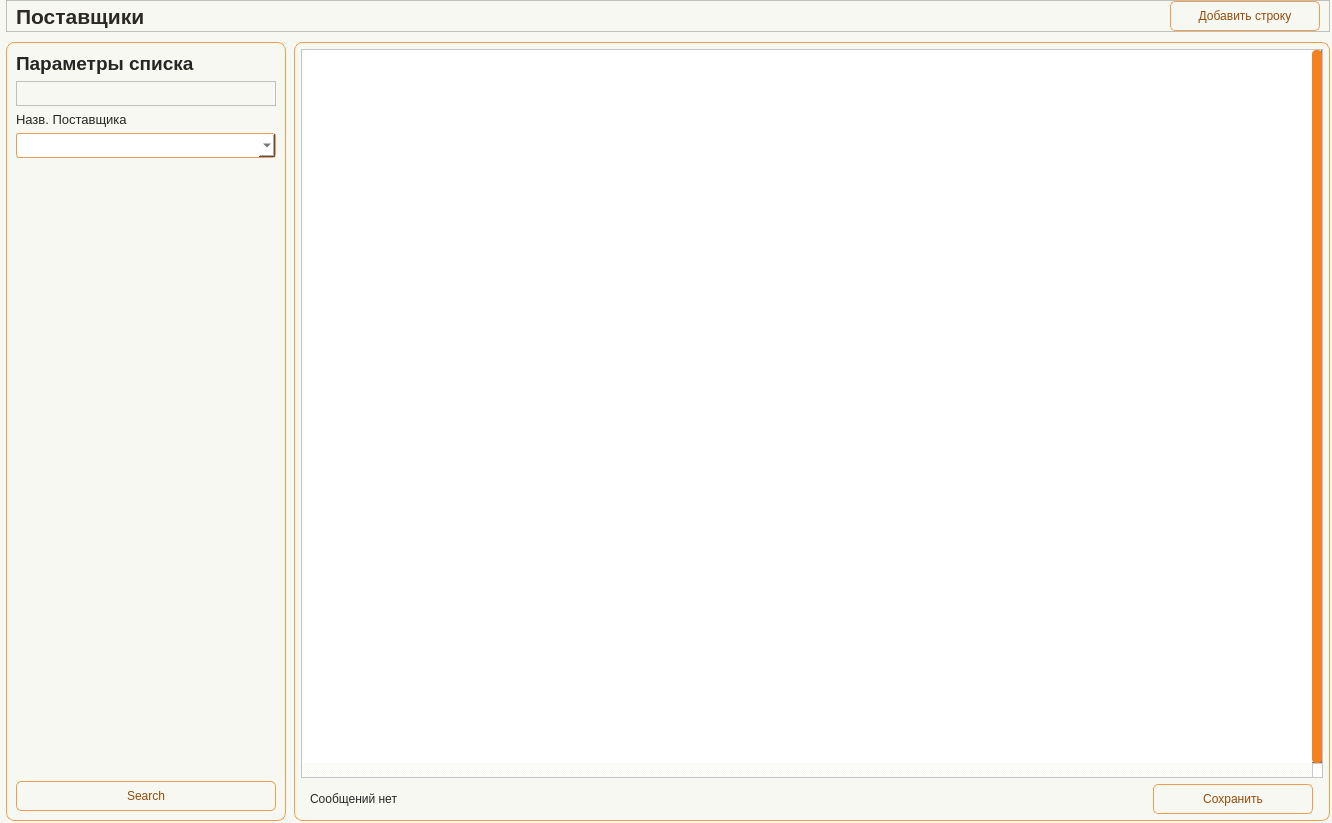
<?xml version="1.0" encoding="UTF-8"?>
<ui version="4.0">
 <class>Form</class>
 <widget class="QWidget" name="Form">
  <property name="geometry">
   <rect>
    <x>0</x>
    <y>0</y>
    <width>1332</width>
    <height>823</height>
   </rect>
  </property>
  <property name="minimumSize">
   <size>
    <width>930</width>
    <height>650</height>
   </size>
  </property>
  <property name="windowTitle">
   <string>Form</string>
  </property>
  <property name="styleSheet">
   <string notr="true">/* ===== BASE PREVIEW STYLE FOR DESIGNER ===== */

QWidget {
    background-color: #f8f8f2;
    color: #262626;
    font: 10pt &quot;Tahoma&quot;;
}

/* ===== LABELS ===== */

QLabel {
    color: #262626;
}

#Title_label {
    font: 16pt &quot;Tahoma&quot;;
    font-weight: 700;
    color: #2D2A26;
}

QLabel#label_filter_title {
    font: 14pt &quot;Tahoma&quot;;
    font-weight: 700;
}

/* ===== INPUTS ===== */

QLineEdit, QComboBox, QDateEdit {
    border: 1px solid #f09d54;
    border-radius: 3px;
    padding: 2px;
    background-color: #ffffff;
    color: #262626;
}

/* ===== BUTTONS ===== */

QPushButton {
    border: 1px solid #f09d54;
    border-radius: 5px;
    background-color: #f8f8f2;
    color: #964b09;
    padding: 4px;
}

/* ===== TABLE ===== */

QTableWidget {
    background-color: #ffffff;
    gridline-color: #f28223;
    selection-background-color: #f5d3b5;
    selection-color: #262626;
}

QHeaderView::section {
    background-color: #f5d3b5;
    border: 1px solid #f28223;
    padding: 3px;
}

/* ===== FRAMES ===== */

QFrame#frame_LeftPanel, 
QFrame#frame_RightPanel {
    border: 1px solid #f28223;
    border-radius: 5px;
}

/* ===== SCROLL ===== */

QScrollBar:vertical {
    background: #f8f8f2;
    width: 10px;
}

QScrollBar::handle:vertical {
    background: #f28223;
    border-radius: 4px;
}</string>
  </property>
  <layout class="QHBoxLayout" name="horizontalLayout">
   <property name="leftMargin">
    <number>0</number>
   </property>
   <property name="topMargin">
    <number>0</number>
   </property>
   <property name="rightMargin">
    <number>0</number>
   </property>
   <property name="bottomMargin">
    <number>0</number>
   </property>
   <item>
    <widget class="QWidget" name="widget" native="true">
     <layout class="QVBoxLayout" name="verticalLayout">
      <property name="spacing">
       <number>10</number>
      </property>
      <property name="leftMargin">
       <number>6</number>
      </property>
      <property name="topMargin">
       <number>0</number>
      </property>
      <property name="rightMargin">
       <number>2</number>
      </property>
      <property name="bottomMargin">
       <number>2</number>
      </property>
      <item>
       <widget class="QFrame" name="frame_2">
        <property name="minimumSize">
         <size>
          <width>0</width>
          <height>32</height>
         </size>
        </property>
        <property name="maximumSize">
         <size>
          <width>16777215</width>
          <height>32</height>
         </size>
        </property>
        <property name="frameShape">
         <enum>QFrame::Shape::StyledPanel</enum>
        </property>
        <property name="frameShadow">
         <enum>QFrame::Shadow::Raised</enum>
        </property>
        <layout class="QHBoxLayout" name="horizontalLayout_2">
         <property name="spacing">
          <number>0</number>
         </property>
         <property name="topMargin">
          <number>0</number>
         </property>
         <property name="rightMargin">
          <number>9</number>
         </property>
         <property name="bottomMargin">
          <number>0</number>
         </property>
         <item>
          <widget class="QLabel" name="Title_label">
           <property name="minimumSize">
            <size>
             <width>0</width>
             <height>30</height>
            </size>
           </property>
           <property name="maximumSize">
            <size>
             <width>16777215</width>
             <height>30</height>
            </size>
           </property>
           <property name="font">
            <font>
             <family>Tahoma</family>
             <pointsize>16</pointsize>
             <italic>false</italic>
             <bold>true</bold>
            </font>
           </property>
           <property name="layoutDirection">
            <enum>Qt::LayoutDirection::LeftToRight</enum>
           </property>
           <property name="text">
            <string>Поставщики</string>
           </property>
          </widget>
         </item>
         <item>
          <spacer name="horizontalSpacer_top">
           <property name="orientation">
            <enum>Qt::Orientation::Horizontal</enum>
           </property>
           <property name="sizeHint" stdset="0">
            <size>
             <width>1011</width>
             <height>25</height>
            </size>
           </property>
          </spacer>
         </item>
         <item>
          <widget class="QPushButton" name="btn_AddLine">
           <property name="minimumSize">
            <size>
             <width>150</width>
             <height>30</height>
            </size>
           </property>
           <property name="maximumSize">
            <size>
             <width>150</width>
             <height>30</height>
            </size>
           </property>
           <property name="text">
            <string>Добавить строку</string>
           </property>
           <property name="icon">
            <iconset resource="../resource.qrc">
             <normaloff>:/icon/icon/plus-circle — копия — копия.svg</normaloff>:/icon/icon/plus-circle — копия — копия.svg</iconset>
           </property>
          </widget>
         </item>
        </layout>
       </widget>
      </item>
      <item>
       <widget class="QFrame" name="frame_Content">
        <property name="frameShape">
         <enum>QFrame::Shape::NoFrame</enum>
        </property>
        <property name="frameShadow">
         <enum>QFrame::Shadow::Plain</enum>
        </property>
        <layout class="QHBoxLayout" name="horizontalLayout_content">
         <property name="spacing">
          <number>8</number>
         </property>
         <property name="leftMargin">
          <number>0</number>
         </property>
         <property name="topMargin">
          <number>0</number>
         </property>
         <property name="rightMargin">
          <number>0</number>
         </property>
         <property name="bottomMargin">
          <number>0</number>
         </property>
         <item>
          <widget class="QFrame" name="frame_LeftPanel">
           <property name="minimumSize">
            <size>
             <width>280</width>
             <height>0</height>
            </size>
           </property>
           <property name="maximumSize">
            <size>
             <width>300</width>
             <height>16777215</height>
            </size>
           </property>
           <property name="styleSheet">
            <string notr="true">#frame_LeftPanel {border: 1px solid #f09d54; border-radius: 8px;}</string>
           </property>
           <property name="frameShape">
            <enum>QFrame::Shape::StyledPanel</enum>
           </property>
           <property name="frameShadow">
            <enum>QFrame::Shadow::Raised</enum>
           </property>
           <layout class="QVBoxLayout" name="verticalLayout_left">
            <item>
             <widget class="QLabel" name="label_filter_title">
              <property name="font">
               <font>
                <family>Tahoma</family>
                <pointsize>14</pointsize>
                <italic>false</italic>
                <bold>true</bold>
               </font>
              </property>
              <property name="text">
               <string>Параметры списка</string>
              </property>
             </widget>
            </item>
            <item>
             <widget class="QFrame" name="frame">
              <property name="minimumSize">
               <size>
                <width>0</width>
                <height>25</height>
               </size>
              </property>
              <property name="maximumSize">
               <size>
                <width>16777215</width>
                <height>25</height>
               </size>
              </property>
              <property name="frameShape">
               <enum>QFrame::Shape::StyledPanel</enum>
              </property>
              <property name="frameShadow">
               <enum>QFrame::Shadow::Raised</enum>
              </property>
             </widget>
            </item>
            <item>
             <widget class="QLabel" name="label_3">
              <property name="font">
               <font>
                <family>Tahoma</family>
                <pointsize>10</pointsize>
                <italic>false</italic>
                <bold>false</bold>
               </font>
              </property>
              <property name="text">
               <string>Назв. Поставщика</string>
              </property>
             </widget>
            </item>
            <item>
             <widget class="QComboBox" name="line_Suppl1">
              <property name="minimumSize">
               <size>
                <width>0</width>
                <height>25</height>
               </size>
              </property>
              <property name="maximumSize">
               <size>
                <width>16777215</width>
                <height>25</height>
               </size>
              </property>
             </widget>
            </item>
            <item>
             <spacer name="verticalSpacer_filters">
              <property name="orientation">
               <enum>Qt::Orientation::Vertical</enum>
              </property>
              <property name="sizeHint" stdset="0">
               <size>
                <width>20</width>
                <height>550</height>
               </size>
              </property>
             </spacer>
            </item>
            <item>
             <widget class="QPushButton" name="btn_Search">
              <property name="minimumSize">
               <size>
                <width>0</width>
                <height>30</height>
               </size>
              </property>
              <property name="maximumSize">
               <size>
                <width>16777215</width>
                <height>30</height>
               </size>
              </property>
              <property name="text">
               <string>Search</string>
              </property>
              <property name="icon">
               <iconset resource="../resource.qrc">
                <normaloff>:/icon/icon/search — копия — копия.svg</normaloff>:/icon/icon/search — копия — копия.svg</iconset>
              </property>
             </widget>
            </item>
           </layout>
          </widget>
         </item>
         <item>
          <widget class="QFrame" name="frame_RightPanel">
           <property name="styleSheet">
            <string notr="true">#frame_RightPanel {border: 1px solid #f09d54; border-radius: 8px;}</string>
           </property>
           <property name="frameShape">
            <enum>QFrame::Shape::StyledPanel</enum>
           </property>
           <property name="frameShadow">
            <enum>QFrame::Shadow::Raised</enum>
           </property>
           <layout class="QVBoxLayout" name="verticalLayout_right">
            <property name="spacing">
             <number>6</number>
            </property>
            <property name="leftMargin">
             <number>6</number>
            </property>
            <property name="topMargin">
             <number>6</number>
            </property>
            <property name="rightMargin">
             <number>6</number>
            </property>
            <property name="bottomMargin">
             <number>6</number>
            </property>
            <item>
             <layout class="QHBoxLayout" name="horizontalLayout_topRight">
              <property name="spacing">
               <number>6</number>
              </property>
              <property name="leftMargin">
               <number>0</number>
              </property>
              <property name="topMargin">
               <number>0</number>
              </property>
              <property name="rightMargin">
               <number>0</number>
              </property>
              <property name="bottomMargin">
               <number>0</number>
              </property>
             </layout>
            </item>
            <item>
             <widget class="QTableWidget" name="table">
              <property name="verticalScrollBarPolicy">
               <enum>Qt::ScrollBarPolicy::ScrollBarAlwaysOn</enum>
              </property>
              <property name="horizontalScrollBarPolicy">
               <enum>Qt::ScrollBarPolicy::ScrollBarAlwaysOn</enum>
              </property>
              <property name="sizeAdjustPolicy">
               <enum>QAbstractScrollArea::SizeAdjustPolicy::AdjustToContents</enum>
              </property>
              <property name="autoScrollMargin">
               <number>10</number>
              </property>
              <property name="selectionMode">
               <enum>QAbstractItemView::SelectionMode::SingleSelection</enum>
              </property>
              <property name="textElideMode">
               <enum>Qt::TextElideMode::ElideMiddle</enum>
              </property>
              <property name="sortingEnabled">
               <bool>true</bool>
              </property>
              <property name="wordWrap">
               <bool>false</bool>
              </property>
              <property name="rowCount">
               <number>0</number>
              </property>
              <property name="columnCount">
               <number>0</number>
              </property>
              <attribute name="horizontalHeaderCascadingSectionResizes">
               <bool>true</bool>
              </attribute>
              <attribute name="horizontalHeaderMinimumSectionSize">
               <number>55</number>
              </attribute>
              <attribute name="horizontalHeaderDefaultSectionSize">
               <number>100</number>
              </attribute>
              <attribute name="horizontalHeaderShowSortIndicator" stdset="0">
               <bool>true</bool>
              </attribute>
              <attribute name="horizontalHeaderStretchLastSection">
               <bool>true</bool>
              </attribute>
              <attribute name="verticalHeaderVisible">
               <bool>false</bool>
              </attribute>
              <attribute name="verticalHeaderCascadingSectionResizes">
               <bool>true</bool>
              </attribute>
              <attribute name="verticalHeaderMinimumSectionSize">
               <number>24</number>
              </attribute>
              <attribute name="verticalHeaderDefaultSectionSize">
               <number>25</number>
              </attribute>
              <attribute name="verticalHeaderHighlightSections">
               <bool>false</bool>
              </attribute>
             </widget>
            </item>
            <item>
             <widget class="QFrame" name="frame_Update">
              <property name="minimumSize">
               <size>
                <width>0</width>
                <height>0</height>
               </size>
              </property>
              <property name="maximumSize">
               <size>
                <width>16777215</width>
                <height>50</height>
               </size>
              </property>
              <layout class="QHBoxLayout" name="horizontalLayout_4">
               <property name="spacing">
                <number>0</number>
               </property>
               <property name="leftMargin">
                <number>0</number>
               </property>
               <property name="topMargin">
                <number>0</number>
               </property>
               <property name="rightMargin">
                <number>0</number>
               </property>
               <property name="bottomMargin">
                <number>0</number>
               </property>
               <item>
                <widget class="QFrame" name="frame_4">
                 <property name="minimumSize">
                  <size>
                   <width>0</width>
                   <height>0</height>
                  </size>
                 </property>
                 <layout class="QVBoxLayout" name="verticalLayout_5">
                  <property name="leftMargin">
                   <number>9</number>
                  </property>
                  <property name="topMargin">
                   <number>0</number>
                  </property>
                  <property name="rightMargin">
                   <number>0</number>
                  </property>
                  <property name="bottomMargin">
                   <number>0</number>
                  </property>
                  <item>
                   <widget class="QLabel" name="label_msg">
                    <property name="text">
                     <string>Сообщений нет</string>
                    </property>
                   </widget>
                  </item>
                 </layout>
                </widget>
               </item>
               <item>
                <widget class="QFrame" name="frame_5">
                 <property name="minimumSize">
                  <size>
                   <width>120</width>
                   <height>0</height>
                  </size>
                 </property>
                 <property name="maximumSize">
                  <size>
                   <width>180</width>
                   <height>16777215</height>
                  </size>
                 </property>
                 <layout class="QHBoxLayout" name="horizontalLayout_3">
                  <property name="spacing">
                   <number>0</number>
                  </property>
                  <property name="leftMargin">
                   <number>0</number>
                  </property>
                  <property name="topMargin">
                   <number>0</number>
                  </property>
                  <property name="rightMargin">
                   <number>0</number>
                  </property>
                  <property name="bottomMargin">
                   <number>0</number>
                  </property>
                  <item>
                   <widget class="QPushButton" name="btn_Save">
                    <property name="minimumSize">
                     <size>
                      <width>160</width>
                      <height>30</height>
                     </size>
                    </property>
                    <property name="maximumSize">
                     <size>
                      <width>160</width>
                      <height>16777215</height>
                     </size>
                    </property>
                    <property name="text">
                     <string>Сохранить</string>
                    </property>
                    <property name="icon">
                     <iconset resource="../resource.qrc">
                      <normaloff>:/icon/icon/save — копия — копия.svg</normaloff>:/icon/icon/save — копия — копия.svg</iconset>
                    </property>
                   </widget>
                  </item>
                 </layout>
                </widget>
               </item>
              </layout>
             </widget>
            </item>
           </layout>
          </widget>
         </item>
        </layout>
       </widget>
      </item>
     </layout>
    </widget>
   </item>
  </layout>
 </widget>
 <resources>
  <include location="../resource.qrc"/>
 </resources>
 <connections/>
</ui>
